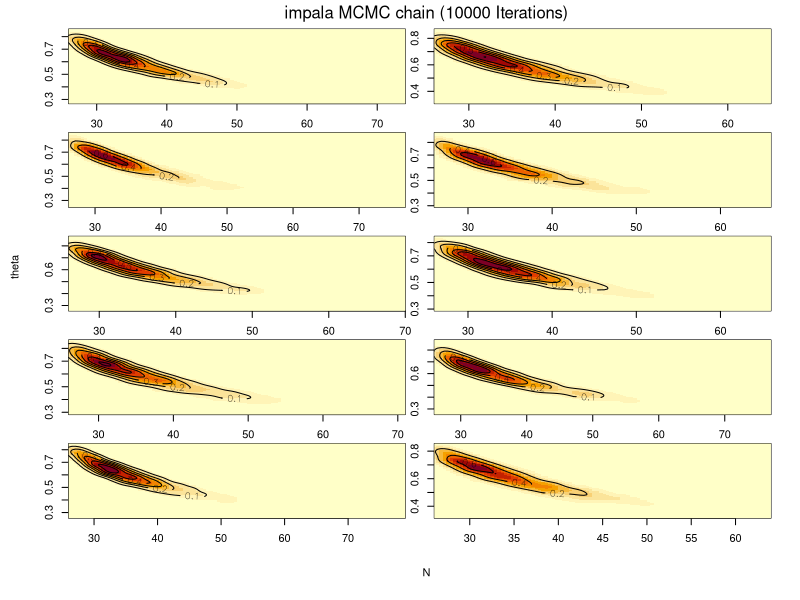
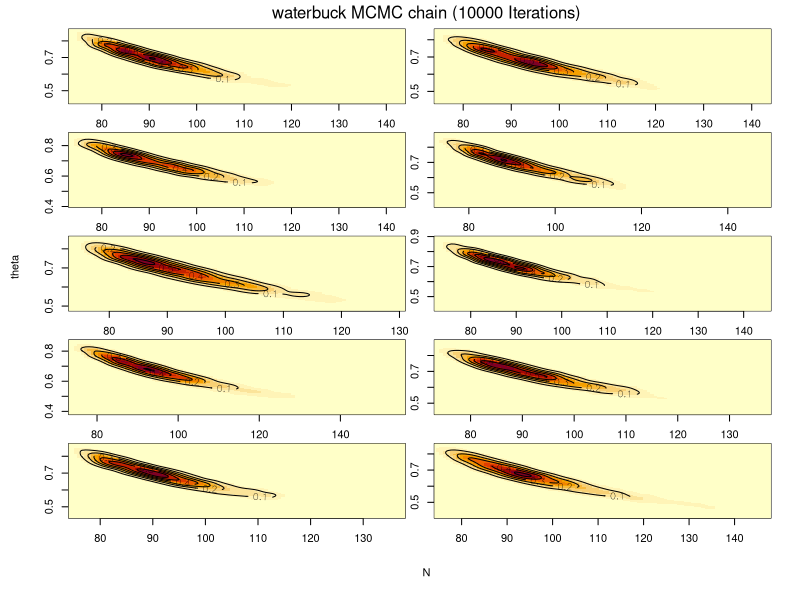

These charts were generated, in order, by the following R code:
# Albert Young & Marco Gentili
# Problem Set 4
# Fall 2014, Stat221, Harvard

library(MASS)
`%+%` <- function(x,y) paste(x,y,sep="")


impala = read.table('impala.txt', header=T, quote="\"", stringsAsFactors=F)$impala
waterbuck = read.table('waterbuck.txt', header=T, quote="\"", stringsAsFactors=F)$waterbuck

NBound = 150
thetaBound = 1

log.lik <- function(N, theta, Y) {
  # Log-likelihood of the data
  sum(dbinom(Y, size=N, prob=theta, log=T))
}

log.prior <- function(N, theta) {
  return(log(1/(N*(N-1)*theta)))
}

log.posterior <- function(a, b, Y) {
  log.lik(a, b, Y) + log.prior(a, b)
}

mle <- function(y) {
  # Compute the MLE given the data
  # Note: The model y ~ Binom(N, theta) is misspecified so there are
  #   multiple MLEs.
  #
  # Args:
  #   y = vector of values

  f <- function(par) {
    log.lik(par[1], par[2], y)
  }
  x = optim(par=c(50,0.5), fn=f, control=list(fnscale=-1),
            method="L-BFGS-B", lower=c(0, 0))
  print(sprintf("Log-likelihood=%.3f", x$value))
  return(x$par)
}


plot.posterior.density <- function(data) {
  # Plots the density of the posterior density with contour lines.
  #
  # Args:
  #   data = vector of values

  a = seq(.1, kBound, length.out=400)
  b = a
  gr = expand.grid(x=a, y=b)
  z = apply(gr, 1, function(par) log.lik(par[1], par[2], data))
  z = matrix(z, nrow=length(a), ncol=length(b))
  print("Summary of likelihood values.")
  print(summary(as.vector(z)))
  z0 = quantile(z, probs = c(0.1))
  z1 = max(z)
  ncols = 10000
  cols = topo.colors(ncols)
  i = apply(gr, 1, function(par) {
    ll = log.posterior(par[1], par[2], data)
    if(ll < z0) return(0)
    return((ll - z0) / (z1 - z0))
  })
  par(mfrow=c(1, 1))
  # hist(i)
  j = ncols * i
  j[j==0] <- 1
  plot(gr[,1], gr[,2], xlab="a", ylab="b", col=cols[j], pch=".", cex=4)
  contour(a, b, z, nlevels = 50, add=T, cex=2, col="black")
}

rgamma.trunc <- function(upper.bound, s, r) {
  # Sample from truncated gamma.
  # TODO: Find a better implementation.
  x <- upper.bound + 10
  while(x > upper.bound) {
    x = rgamma(1, shape=s, rate=r)
  }
  return(x)
}

plot.chain <- function(mcmc.chain) {
  mcmc.niters = nrow(mcmc.chain)
  burnin = 0.1 * mcmc.niters
  x = mcmc.chain[, 1]
  y = mcmc.chain[, 2]
  mcmc.chain = mcmc.chain[burnin:mcmc.niters, ]
  f = kde2d(x, y, n=100)
  image(f, xlim=c(min(x), max(x)), ylim=c(min(y), max(y)))
  contour(f$x, f$y, f$z, nlevels=5, add=T, cex=2, col='black')
  #   points(x, y, pch=21, col=rgb(0,0,0,0.01))
}

mcmc.gibbs <- function(y, mcmc.niters=1e4) {
  # Runs Gibbs on the data y
  S = sum(y)  # sufficient statistic
  n = length(y)

  mcmc.chain <- matrix(3, nrow=mcmc.niters, ncol=2)

  for(i in 2:mcmc.niters) {
    beta.last <- mcmc.chain[i-1, 2]
    # Conditionals are truncated gammas.
    alpha <- rgamma.trunc(kBound, s=S+1, r=n * beta.last)
    beta <- rgamma.trunc(kBound, s=S+1,  r=n * alpha)
    mcmc.chain[i, ] <- c(alpha, beta)
  }
  # Plot empirical density
  plot.chain(mcmc.chain)
  return(mcmc.chain)
}

mcmc.mh <- function(y, mcmc.niters=1e4, init=c(90, 0.7)) {
  mcmc.chain <- matrix(0.1, nrow=mcmc.niters, ncol=2)
  mcmc.chain[1, ] = init
  nacc <- 0
  for(i in 2:mcmc.niters) {
    # 1. Current state
    N.old = mcmc.chain[i-1, 1]
    theta.old = mcmc.chain[i-1, 2]
    # 2. Propose new state
    N.new = trunc(rnorm(1, N.old, 3))
    theta.new = rnorm(1, theta.old, 0.05)

    if (N.new < 0) {
      N.new = 1
    }
    if (theta.new < 0) {
      theta.new = 0
    }
    if (theta.new > 1) {
      theta.new = 1
    }

    # 3. Ratio
    mh.ratio = min(0, log.posterior(N.new, theta.new, y) -
                     log.posterior(N.old, theta.old, y))
    if(runif(1) < exp(mh.ratio)) {
      # Accept
      mcmc.chain[i, ] <- c(N.new, theta.new)
      nacc <- nacc + 1
    } else {
      mcmc.chain[i, ] <- c(N.old, theta.old)
    }
  }
  # Cut the burn-in period.
  plot.chain(mcmc.chain)
  print(sprintf("Acceptance ratio %.2f%%", 100 * nacc / mcmc.niters))
  return(mcmc.chain)
}

generate_1.4_plots = function(y, niter=1e4, init=c(90, 0.7), title) {
  name <- function(v1) {
    deparse(substitute(v1))
  }
  par(mfrow=c(5,2),
      oma = c(5,4,0,0) + 0.6,
      mar = c(0,0,1,1) + 0.6
  )
  for (i in 1:10) {
    mcmc.mh(y, niter, init)
  }
  mtext(title%+%' MCMC chain ('%+%niter%+%' Iterations)', side=3, outer=TRUE, line=-1)
  title(xlab='N',
        ylab='theta',
        outer=TRUE,
        line=3)
}

generate_1.4_plots(impala, init=c(50, 0.6), title='impala')
generate_1.4_plots(waterbuck, init=c(90, 0.7), title='waterbuck')